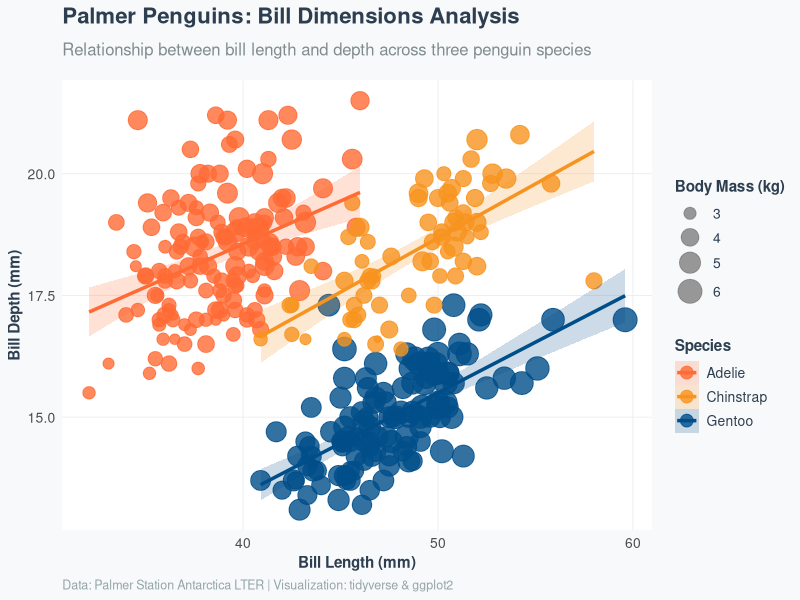
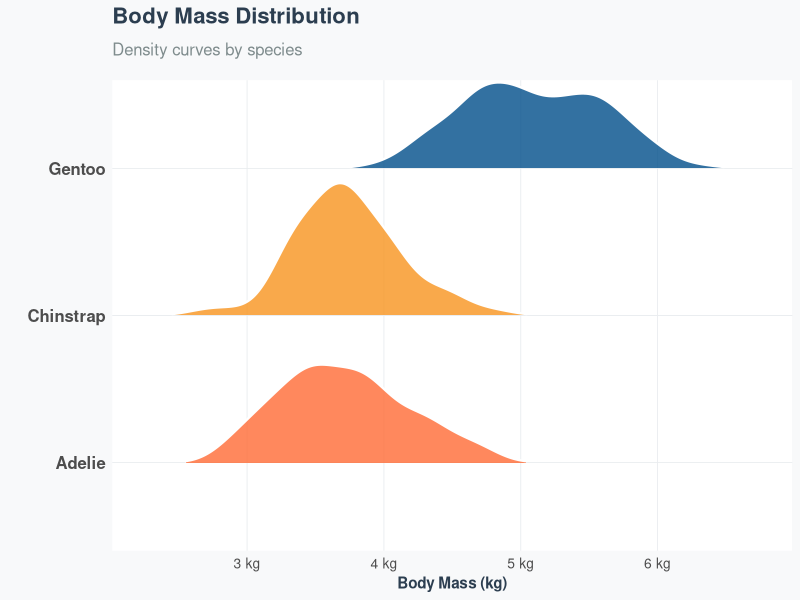
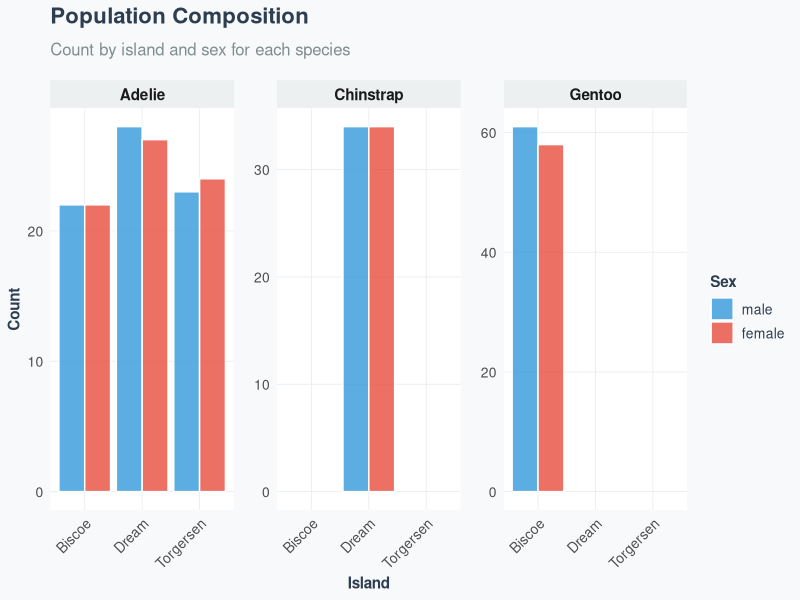
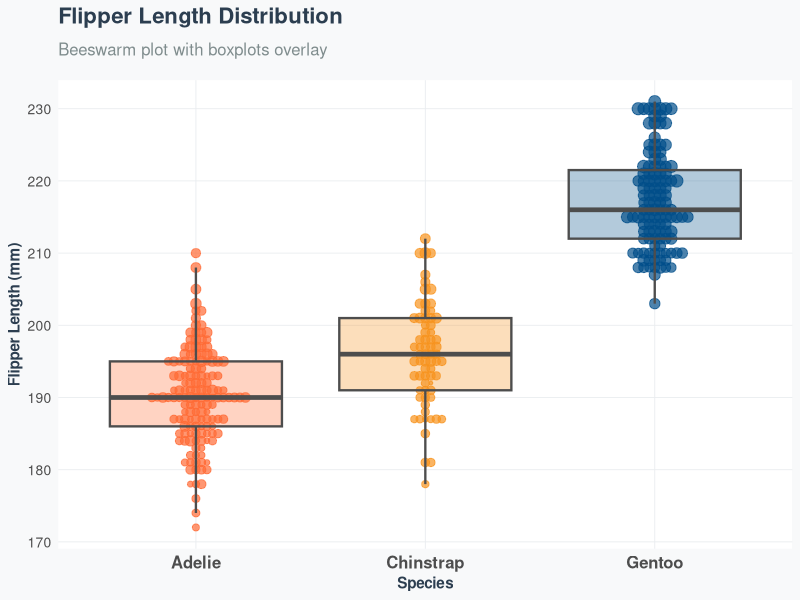
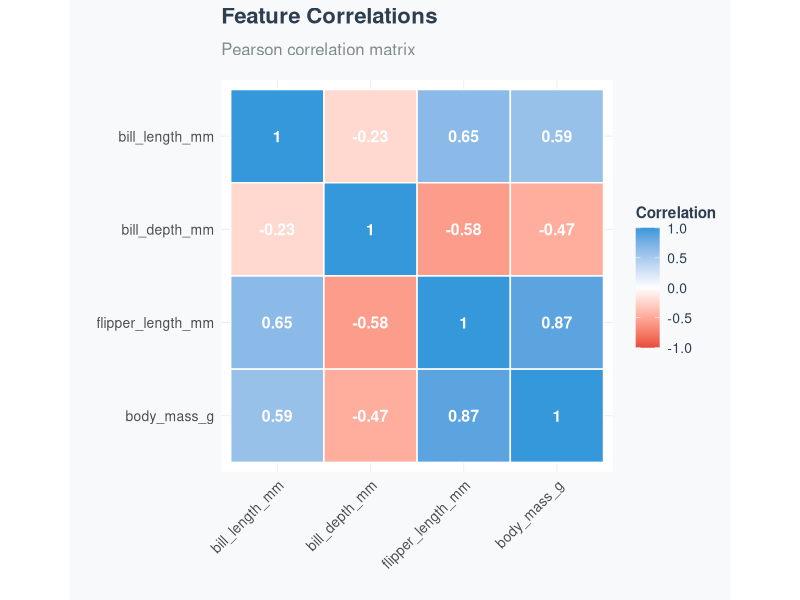
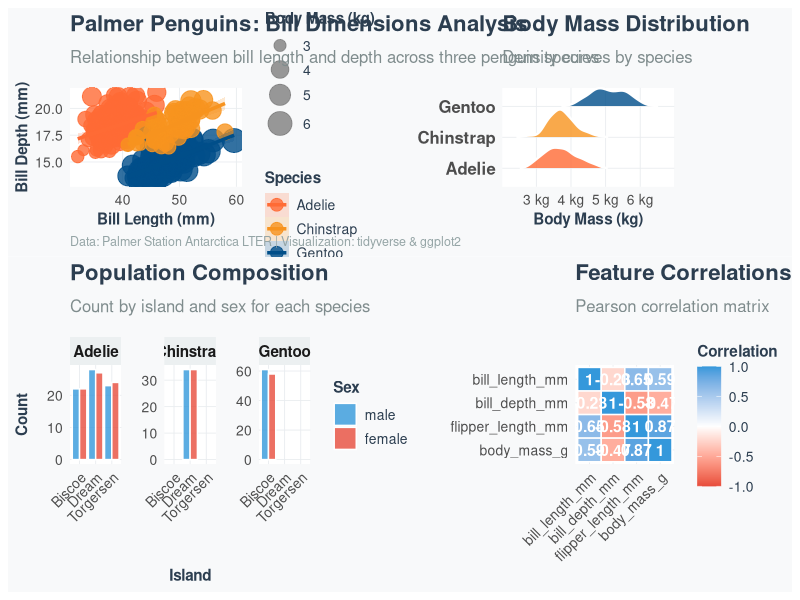
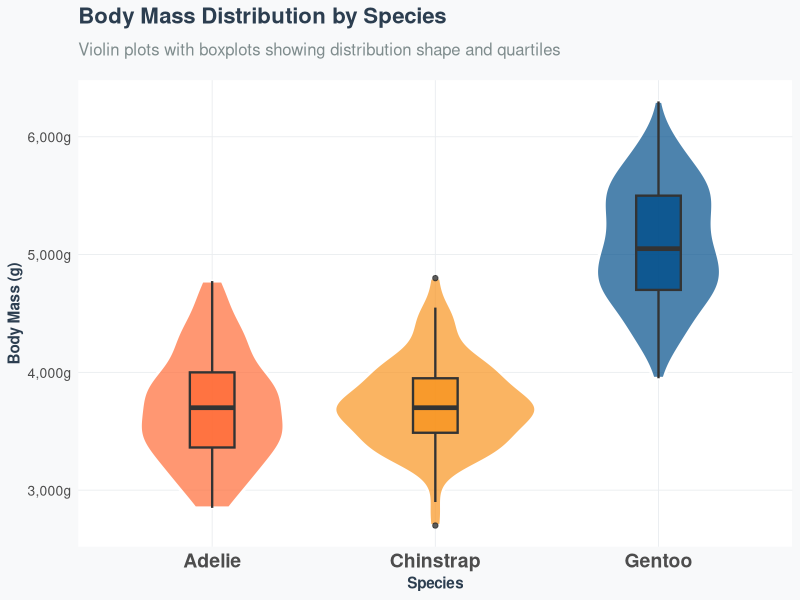

Write the R code that produced these figures, in order.
## ---- chunk 1
suppressPackageStartupMessages(library(tidyverse))
suppressPackageStartupMessages(library(palmerpenguins))
## ---- chunk 2
# Beautiful Palmer Penguins Visualization - Fixed Version
# Using tidyverse with compatibility fixes

# Load required libraries
library(patchwork)
library(viridis)
library(ggridges)
library(ggbeeswarm)

# Load the penguins data
data(penguins)

# Data exploration and cleaning
penguins_clean <- penguins %>%
  drop_na() %>%
  mutate(
    species = factor(species, levels = c("Adelie", "Chinstrap", "Gentoo")),
    island = factor(island),
    sex = factor(sex, levels = c("male", "female")),
    body_mass_kg = body_mass_g / 1000,
    bill_ratio = bill_length_mm / bill_depth_mm
  )

# Define color palette for species
species_colors <- c(
  "Adelie" = "#FF6B35",
  "Chinstrap" = "#F7931E", 
  "Gentoo" = "#004E89"
)

# Create custom theme - using default system font
theme_penguin <- function() {
  theme_minimal() +
  theme(
    plot.background = element_rect(fill = "#f8f9fa", color = NA),
    panel.background = element_rect(fill = "white", color = NA),
    panel.grid.minor = element_blank(),
    panel.grid.major = element_line(color = "#e9ecef", linewidth = 0.3),
    text = element_text(color = "#2c3e50"),
    plot.title = element_text(size = 16, face = "bold", margin = margin(b = 10)),
    plot.subtitle = element_text(size = 12, color = "#7f8c8d", margin = margin(b = 15)),
    plot.caption = element_text(size = 9, color = "#95a5a6", hjust = 0),
    axis.title = element_text(size = 11, face = "bold"),
    axis.text = element_text(size = 10),
    legend.title = element_text(size = 11, face = "bold"),
    legend.text = element_text(size = 10),
    strip.text = element_text(size = 11, face = "bold"),
    strip.background = element_rect(fill = "#ecf0f1", color = NA)
  )
}

# 1. Main scatterplot with regression lines
main_plot <- penguins_clean %>%
  ggplot(aes(x = bill_length_mm, y = bill_depth_mm)) +
  geom_point(
    aes(color = species, size = body_mass_kg), 
    alpha = 0.8,
    stroke = 0.5
  ) +
  geom_smooth(
    aes(color = species, fill = species), 
    method = "lm", 
    se = TRUE, 
    alpha = 0.2,
    linewidth = 1.2
  ) +
  scale_color_manual(values = species_colors, name = "Species") +
  scale_fill_manual(values = species_colors, name = "Species") +
  scale_size_continuous(
    name = "Body Mass (kg)", 
    range = c(2, 8),
    breaks = c(3, 4, 5, 6),
    labels = c("3", "4", "5", "6")
  ) +
  labs(
    title = "Palmer Penguins: Bill Dimensions Analysis",
    subtitle = "Relationship between bill length and depth across three penguin species",
    x = "Bill Length (mm)",
    y = "Bill Depth (mm)",
    caption = "Data: Palmer Station Antarctica LTER | Visualization: tidyverse & ggplot2"
  ) +
  theme_penguin() +
  guides(
    color = guide_legend(override.aes = list(size = 4)),
    size = guide_legend(override.aes = list(color = "grey50"))
  )

# 2. Body mass distribution by species
mass_plot <- penguins_clean %>%
  ggplot(aes(x = body_mass_kg, y = species, fill = species)) +
  geom_density_ridges(
    alpha = 0.8, 
    scale = 0.9,
    rel_min_height = 0.01,
    color = "white",
    linewidth = 0.8
  ) +
  scale_fill_manual(values = species_colors) +
  scale_x_continuous(
    labels = function(x) paste0(x, " kg"),
    breaks = scales::pretty_breaks(n = 5)
  ) +
  labs(
    title = "Body Mass Distribution",
    subtitle = "Density curves by species",
    x = "Body Mass (kg)",
    y = ""
  ) +
  theme_penguin() +
  theme(
    legend.position = "none",
    axis.text.y = element_text(size = 12, face = "bold")
  )

# 3. Island and sex composition
composition_plot <- penguins_clean %>%
  count(species, island, sex) %>%
  ggplot(aes(x = island, y = n, fill = sex)) +
  geom_col(position = "dodge", alpha = 0.8, color = "white", linewidth = 0.5) +
  facet_wrap(~species, scales = "free_y") +
  scale_fill_manual(
    values = c("male" = "#3498db", "female" = "#e74c3c"),
    name = "Sex"
  ) +
  labs(
    title = "Population Composition",
    subtitle = "Count by island and sex for each species",
    x = "Island",
    y = "Count"
  ) +
  theme_penguin() +
  theme(
    axis.text.x = element_text(angle = 45, hjust = 1),
    panel.spacing = unit(1, "lines")
  )

# 4. Flipper length vs body mass with beeswarm
flipper_plot <- penguins_clean %>%
  ggplot(aes(x = species, y = flipper_length_mm, color = species)) +
  geom_beeswarm(
    aes(size = body_mass_kg),
    alpha = 0.7,
    cex = 0.8
  ) +
  geom_boxplot(
    aes(fill = species),
    alpha = 0.3,
    outlier.shape = NA,
    color = "grey30",
    linewidth = 0.8
  ) +
  scale_color_manual(values = species_colors) +
  scale_fill_manual(values = species_colors) +
  scale_size_continuous(range = c(1, 4), guide = "none") +
  labs(
    title = "Flipper Length Distribution",
    subtitle = "Beeswarm plot with boxplots overlay",
    x = "Species",
    y = "Flipper Length (mm)"
  ) +
  theme_penguin() +
  theme(
    legend.position = "none",
    axis.text.x = element_text(size = 12, face = "bold")
  )

# 5. Correlation heatmap
correlation_data <- penguins_clean %>%
  select(bill_length_mm, bill_depth_mm, flipper_length_mm, body_mass_g) %>%
  cor() %>%
  as.data.frame() %>%
  rownames_to_column("var1") %>%
  pivot_longer(-var1, names_to = "var2", values_to = "correlation") %>%
  mutate(
    var1 = factor(var1, levels = c("body_mass_g", "flipper_length_mm", "bill_depth_mm", "bill_length_mm")),
    var2 = factor(var2, levels = c("bill_length_mm", "bill_depth_mm", "flipper_length_mm", "body_mass_g"))
  )

correlation_plot <- correlation_data %>%
  ggplot(aes(x = var2, y = var1, fill = correlation)) +
  geom_tile(color = "white", linewidth = 0.5) +
  geom_text(
    aes(label = round(correlation, 2)),
    color = "white",
    fontface = "bold",
    size = 4
  ) +
  scale_fill_gradient2(
    low = "#e74c3c", 
    mid = "white", 
    high = "#3498db",
    midpoint = 0,
    name = "Correlation",
    limits = c(-1, 1)
  ) +
  labs(
    title = "Feature Correlations",
    subtitle = "Pearson correlation matrix",
    x = "",
    y = ""
  ) +
  theme_penguin() +
  theme(
    axis.text.x = element_text(angle = 45, hjust = 1),
    panel.grid = element_blank()
  ) +
  coord_fixed()

# Alternative: Create individual plots for better readability
cat("Creating individual plots for better visualization...\n")

# Display plots one by one
print("Main scatterplot:")
print(main_plot)

print("Body mass distribution:")
print(mass_plot)

print("Population composition:")
print(composition_plot)

print("Flipper length distribution:")
print(flipper_plot)

print("Correlation heatmap:")
print(correlation_plot)

# Create a simpler, more readable dashboard
simple_dashboard <- (main_plot + mass_plot) / (composition_plot + correlation_plot)

print("Simplified dashboard:")
print(simple_dashboard)

# Summary statistics
cat("\n=== PALMER PENGUINS DATASET SUMMARY ===\n")

# Basic statistics by species
summary_stats <- penguins_clean %>%
  group_by(species) %>%
  summarise(
    count = n(),
    avg_bill_length = round(mean(bill_length_mm), 1),
    avg_bill_depth = round(mean(bill_depth_mm), 1),
    avg_flipper_length = round(mean(flipper_length_mm), 1),
    avg_body_mass = round(mean(body_mass_kg), 2),
    .groups = 'drop'
  )

print(summary_stats)

# Additional simple plots for better readability
cat("\n=== CREATING SIMPLE, READABLE PLOTS ===\n")

# Simple species comparison
simple_comparison <- penguins_clean %>%
  ggplot(aes(x = species, y = body_mass_g, fill = species)) +
  geom_violin(alpha = 0.7, color = "white", linewidth = 1) +
  geom_boxplot(width = 0.2, alpha = 0.8, color = "grey20", linewidth = 0.8) +
  scale_fill_manual(values = species_colors) +
  scale_y_continuous(labels = scales::comma_format(suffix = "g")) +
  labs(
    title = "Body Mass Distribution by Species",
    subtitle = "Violin plots with boxplots showing distribution shape and quartiles",
    x = "Species",
    y = "Body Mass (g)"
  ) +
  theme_penguin() +
  theme(
    legend.position = "none",
    axis.text.x = element_text(size = 14, face = "bold")
  )

print(simple_comparison)

cat("\n=== VISUALIZATION COMPLETE ===\n")

